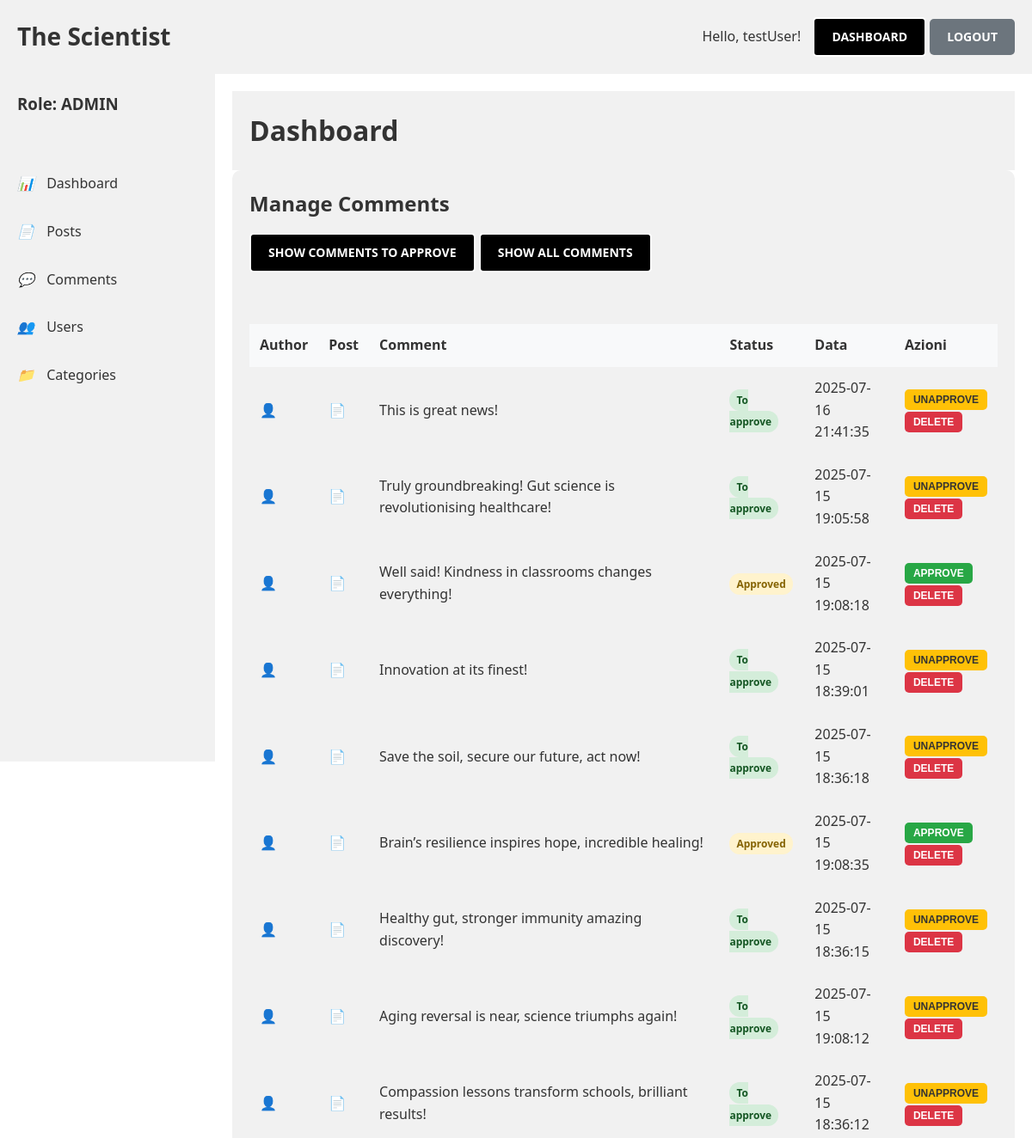
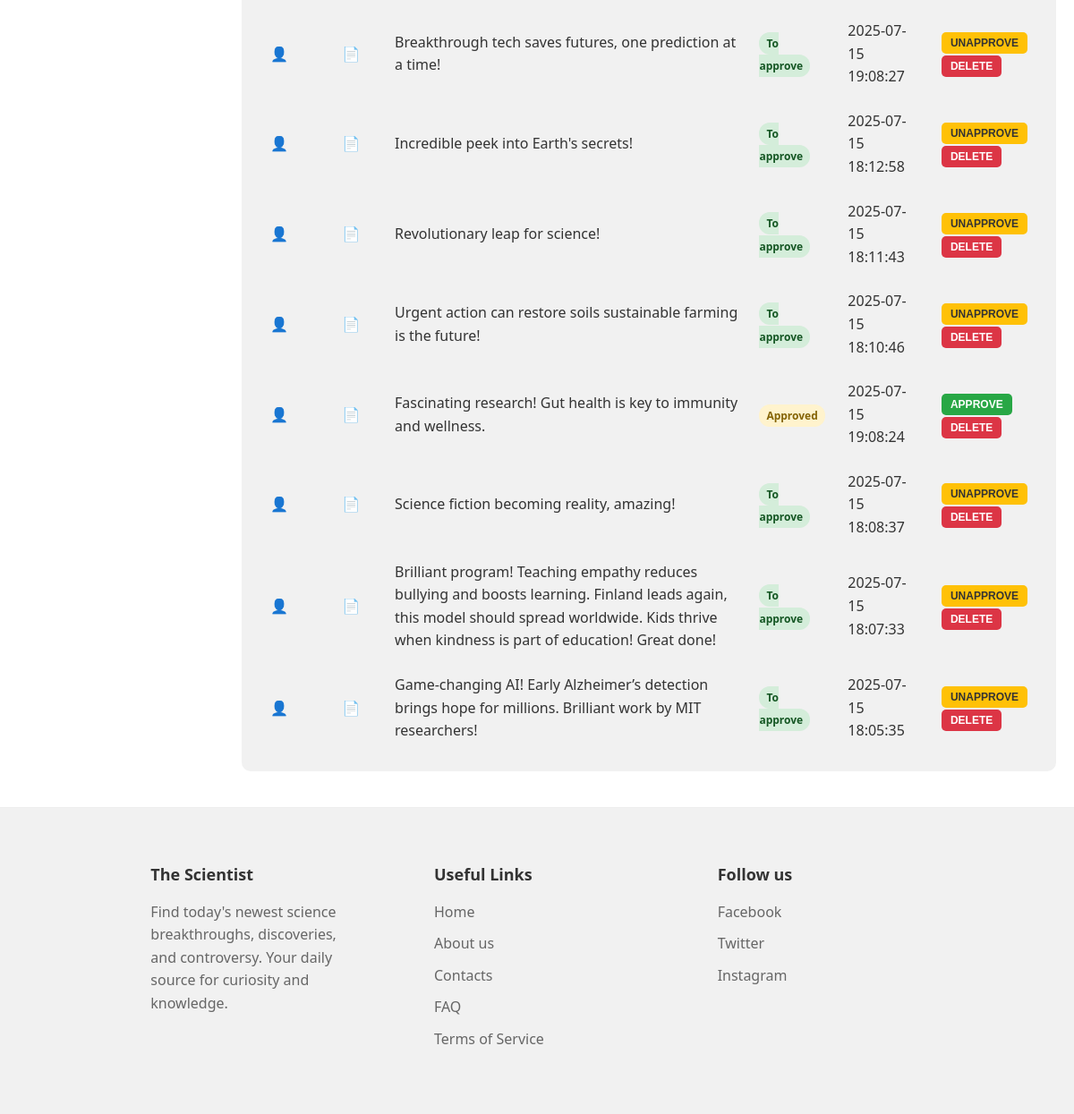
Page /dashboard/comments (signed in) on the committed database (2 pictures, top to bottom).
### tables this page shows
CREATE TABLE `comments` (
  `id` int NOT NULL AUTO_INCREMENT,
  `content` varchar(255) DEFAULT NULL,
  `status` enum('pending','approved') DEFAULT 'pending',
  `created_at` datetime DEFAULT NULL,
  `updated_at` datetime DEFAULT NULL,
  `user_id` int NOT NULL,
  `post_id` int NOT NULL,
  PRIMARY KEY (`id`,`user_id`,`post_id`),
  KEY `fk_comments_users1_idx` (`user_id`),
  KEY `fk_comments_posts1_idx` (`post_id`),
  CONSTRAINT `fk_comments_posts1` FOREIGN KEY (`post_id`) REFERENCES `posts` (`id`) ON DELETE CASCADE,
  CONSTRAINT `fk_comments_users1` FOREIGN KEY (`user_id`) REFERENCES `users` (`id`) ON DELETE CASCADE
);

### controllers/DashboardController.php (called while the page is built, shortened)
<?php
class DashboardController
{
  static function comments(Router $router)
  {
    $isAdmin = $_SESSION["role"] === "admin";
    $userId = $_SESSION["id"];
    $comments = [];
    if ($isAdmin) {
      $comments = Comment::getAll(["order" => "created_at desc"]);
    } else {
      $comments = Comment::where("user_id", $userId);
    }
    $router->render("dashboard/comments/all-comments", [
      "comments" => $comments
    ]);
  }
}

### public/index.php (called while the page is built, shortened)
<?php
$router = new Router();
$router->get("/home", [PageController::class, "index"]);
$router->get("/info", [PageController::class, "info"]);
$router->get("/about-us", [PageController::class, "aboutUs"]);
$router->get("/categories", [PageController::class, "byCategories"]);
$router->get("/dashboard", [DashboardController::class, "index"]);
$router->get("/dashboard/posts", [DashboardController::class, "posts"]);
$router->get("/dashboard/categories", [DashboardController::class, "categories"]);
$router->get("/dashboard/comments", [DashboardController::class, "comments"]);
$router->get("/dashboard/users", [DashboardController::class, "users"]);
$router->get("/dashboard/posts/create", [PostController::class, "createPost"]);
$router->post("/dashboard/posts/create", [PostController::class, "createPost"]);
$router->get("/dashboard/posts/edit", [PostController::class, "editPost"]);
$router->post("/dashboard/posts/edit", [PostController::class, "editPost"]);
$router->get("/dashboard/posts/delete", [PostController::class, "deletePost"]);
$router->get("/dashboard/categories/all", [CategoryController::class, "readAll"]);
$router->get("/dashboard/category/create", [CategoryController::class, "create"]);
$router->post("/dashboard/category/create", [CategoryController::class, "create"]);
$router->get("/dashboard/category/update", [CategoryController::class, "update"]);
$router->post("/dashboard/category/update", [CategoryController::class, "update"]);
$router->post("/dashboard/category/delete", [CategoryController::class, "delete"]);
$router->get("/blog/not-authorized", [PageController::class, "notAuthorized"]);
$router->get("/dashboard/comments/to-approve", [CommentController::class, "toApprove"]);
$router->post("/dashboard/comment/approve", [CommentController::class, "approve"]);
$router->post("/dashboard/comment/unapprove", [CommentController::class, "unapprove"]);
$router->post("/dashboard/comment/delete", [CommentController::class, "delete"]);
$router->get("/dashboard/users/create", [userController::class, "createUser"]);
$router->post("/dashboard/users/create", [userController::class, "createUser"]);
$router->get("/dashboard/users/edit", [userController::class, "editUser"]);
$router->post("/dashboard/users/edit", [userController::class, "editUser"]);
$router->post("/dashboard/users/delete", [userController::class, "deleteUser"]);
$router->post("/comment/create", [CommentController::class, "create"]);
$router->get("/comment/update", [CommentController::class, "update"]);
$router->post("/comment/update", [CommentController::class, "update"]);
$router->post("/comment/delete",[CommentController::class, "delete"]);
$router->get("/user", [userController::class, "findSingleUser"]);
$router->get("/post", [PostController::class, "findSinglePost"]);
$router->get("/post/all", [PostController::class, "readAll"]);
$router->get("/users/all", [UserController::class, "readAll"]);
$router->get("/sign-up", [SignUpController::class, "signUp"]);
$router->post("/sign-up", [SignUpController::class, "signUp"]);
$router->get("/blog/check-your-email", [SignUpController::class, "checkYouEmail"]);
$router->get("/blog/activate-user", [SignUpController::class, "activateUser"]);
 $router->get("/login", [AuthController::class, "login"]);
 $router->post("/login", [AuthController::class, "login"]);
 $router->get("/logout", [AuthController::class, "logout"]);
$router->checkRoutes();

### models/ActiveRecord/ActiveRecord.php (called while the page is built, shortened)
<?php
class ActiveRecord
{
  static $db;
  static $table;
  static function connect($connection)
  {
    self::$db = $connection;
  }
  static function getAll($options = []): array
  {
    $query = "SELECT * FROM " . static::$table;
    if (count($options) > 0) {
      $query .= isset($options["where"]) ? " WHERE " . $options["where"] : "";
      $query .= isset($options["order"]) ? " ORDER BY " . $options["order"] : "";
      $query .= isset($options["limit"]) ? " LIMIT " . $options["limit"] :  "";
    }
    $query .= ";";
    $res = self::$db->query($query)->fetch_all(MYSQLI_ASSOC);
    $results = [];
    foreach ($res as $row) {
      $results[] = self::createObject($row);
    }
    return $results;
  }
  static function createObject($entry)
  {
    $entity = new static;
    foreach ($entry as $key => $value) {
      if (property_exists($entity, $key)) {
        $entity->$key = $value;
      }
    }
    return $entity;
  }
  static function now(): string
  {
    return date('Y-m-d H:i:s');
  }
}

### models/Comment.php (called while the page is built, shortened)
<?php
class Comment extends ActiveRecord
{
  function __construct($args = [])
  {
    $this->status = "approved" ?? "";
  }
}

### views/pages/dashboard/comments/all-comments.php (the view, shortened to what this page needs)
<div class="dashboard">
  <?php require __DIR__ . "/../layout.php"; ?>
  <main class="main-content" id="mainContent">
    <header class="header">
      <div>
        <h1 id="pageTitle">Dashboard</h1>
      </div>
    </header>
    <section id="comments" class="content-section active">
      <div class="section-header">
        <h2>Manage Comments</h2>
        <div>
          <a href="/dashboard/comments/to-approve" class="btn btn-primary">Show comments to approve</a>
          <a href="/dashboard/comments" class="btn btn-primary">Show all comments</a>
        </div>
      </div>
      <div class="table-container">
        <table id="commentsTable">
          <thead>
            <tr>
              <th>Author</th>
              <th>Post</th>
              <th>Comment</th>
              <th>Status</th>
              <th>Data</th>
              <th>Azioni</th>
            </tr>
          </thead>
          <?php if (count($comments) > 0): ?>
            <tbody id="commentsTableBody">
              <?php foreach ($comments as $comment): ?>
                <tr>
                  <td>
                    <a href="/blog/users?id=<?php echo $comment->user_id ?>">
                      👤
                    </a>
                  </td>
                  <td>
                    <a href="/post?id=<?php echo $comment->post_id . "#" .  $comment->id ?>">
                      📄
                    </a>
                  </td>
                  <td><?php echo $comment->content ?> </td>
                  <td><span class="status-badge status-<?php echo $comment->status  ?>">
                      <?php echo $comment->status === 'pending' ? 'Approved' : 'To approve' ?></span></td>
                  <td>
                    <?php echo $comment->updated_at ?? $comment->created_at ?>
                  </td>
                  <td>
                    <?php if ($comment->status === "approved"): ?>
                      <form action="/dashboard/comment/unapprove" method="POST">
                        <button class="btn btn-small btn-warning">Unapprove</button>
                      </form>
                    <?php else: ?>
                      <form action="/dashboard/comment/approve" method="POST">
                        <button class="btn btn-small btn-success ">Approve</button>
                      </form>
                    <?php endif ?>
                    <form action="/dashboard/comment/delete" method="POST">
                      <button class="btn btn-small btn-danger ">Delete</button>
                    </form>
                  </td>
                </tr>
              <?php endforeach; ?>
            </tbody>
          <?php endif; ?>
        </table>
      </div>
    </section>
  </main>
</div>

### public/src/css/styles.css (style rules this page uses)
:root { --bg-primary: #ffffff; --bg-secondary: #f1f1f1; --text-primary: #333; --text-secondary: #666; --border-color: #eee; --shadow-color: rgba(0, 0, 0, 0.1); --accent-color: #17181e; --accent-hover-color: #4d5061; --sidebar-bg-start: #667eea; --sidebar-bg-end: #764ba2; --btn-primary-bg: #667eea; --btn-primary-hover-bg: #5a6fd8; --btn-secondary-bg: #6c757d; --btn-danger-bg: #dc3545; --btn-success-bg: #28a745; --btn-warning-bg: #ffc107; --table-header-bg: #f8f9fa; --table-row-hover-bg: #f8f9fa; --form-border: #ddd; --form-focus-shadow: rgba(102, 126, 234, 0.2); --stat-number-color: #667eea; --activity-post-bg: #667eea; --activity-comment-bg: #28a745; --activity-user-bg: #ffc107; --status-published-bg: #d4edda; --status-published-text: #155724; --status-draft-bg: #fff3cd; --status-draft-text: #856404; --status-active-bg: #d1ecf1; --status-active-text: #0c5460; --status-approved-bg: #d4edda; --status-approved-text: #155724; --status-pending-bg: #fff3cd; --status-pending-text: #856404; --status-inactive-bg: #f8d7da; --status-inactive-text: #721c24; }
* { margin: 0; padding: 0; box-sizing: border-box; }
body { font-family: "Segoe UI", Tahoma, Geneva, Verdana, sans-serif; background-color: var(--bg-primary); color: var(--text-primary); transition: background-color 0.3s ease, color 0.3s ease; line-height: 1.6; }
a { color: var(--accent-color); text-decoration: none; transition: color 0.3s ease; }
.status-badge { padding: 4px 8px; border-radius: 12px; font-size: 12px; font-weight: 600; width: fit-content; }
.status-approved { background: var(--status-approved-bg); color: var(--status-approved-text); }
.status-pending { background: var(--status-pending-bg); color: var(--status-pending-text); }
.header { background: var(--bg-secondary); padding: 20px; display: flex; flex-direction: column; gap: 15px; text-align: center; transition: background-color 0.3s ease, box-shadow 0.3s ease; }
.btn { padding: 10px 20px; border: none; border-radius: 5px; cursor: pointer; font-size: 14px; transition: all 0.3s ease; text-decoration: none; display: inline-block; text-transform: uppercase; font-weight: bold; }
.btn-primary { background: rgb(0, 0, 0); color: rgb(255, 255, 255); border: white solid 2px; }
.btn-danger { background: var(--btn-danger-bg); color: white; }
.btn-success { background: var(--btn-success-bg); color: white; }
.btn-warning { background: var(--btn-warning-bg); color: var(--text-primary); }
.btn-small { padding: 5px 10px; font-size: 12px; }
.dashboard { display: flex; min-height: 100vh; }
.main-content { flex: 1; margin-left: 0; padding: 20px; transition: margin-left 0.3s ease; }
.content-section { display: none; background: var(--bg-secondary); border-radius: 10px; overflow: hidden; transition: background-color 0.3s ease, box-shadow 0.3s ease; margin-bottom: 20px; }
.content-section.active { display: block; }
.section-header { padding: 20px; display: flex; flex-direction: column; gap: 15px; align-items: flex-start; transition: border-color 0.3s ease; }
.section-header h2 { color: var(--text-primary); font-size: 24px; }
.table-container { padding: 20px; overflow-x: auto; }
table { width: 100%; border-collapse: collapse; margin-top: 20px; }
th, td { padding: 12px; text-align: left; color: var(--text-primary); transition: border-color 0.3s ease, color 0.3s ease; }
th { background: var(--table-header-bg); font-weight: 600; transition: background-color 0.3s ease; }
.status-badge { padding: 4px 8px; border-radius: 12px; font-size: 12px; font-weight: 600; }
@media (min-width: 768px) { .header { flex-direction: row; justify-content: space-between; text-align: left; } }

### rows in the picture
comments: content "This is great news!", status "To approve", updated_at "2025-07-16 21:41:35"
comments: content "Truly groundbreaking! Gut science is revolutionising healthcare!", status "To approve", updated_at "2025-07-15 19:05:58"
comments: content "Well said! Kindness in classrooms changes everything!", status "Approved", updated_at "2025-07-15 19:08:18"
comments: content "Innovation at its finest!", status "To approve", updated_at "2025-07-15 18:39:01"
comments: content "Save the soil, secure our future, act now!", status "To approve", updated_at "2025-07-15 18:36:18"
comments: content "Brain’s resilience inspires hope, incredible healing!", status "Approved", updated_at "2025-07-15 19:08:35"
comments: content "Healthy gut, stronger immunity amazing discovery!", status "To approve", updated_at "2025-07-15 18:36:15"
comments: content "Aging reversal is near, science triumphs again!", status "To approve", updated_at "2025-07-15 19:08:12"
comments: content "Compassion lessons transform schools, brilliant results!", status "To approve", updated_at "2025-07-15 18:36:12"
comments: content "Breakthrough tech saves futures, one prediction at a time!", status "To approve", updated_at "2025-07-15 19:08:27"
comments: content "Incredible peek into Earth's secrets!", status "To approve", updated_at "2025-07-15 18:12:58"
comments: content "Revolutionary leap for science!", status "To approve", updated_at "2025-07-15 18:11:43"
comments: content "Urgent action can restore soils sustainable farming is the future!", status "To approve", updated_at "2025-07-15 18:10:46"
comments: content "Fascinating research! Gut health is key to immunity and wellness.", status "Approved", updated_at "2025-07-15 19:08:24"
comments: content "Science fiction becoming reality, amazing!", status "To approve", updated_at "2025-07-15 18:08:37"
comments: content "Brilliant program! Teaching empathy reduces bullying and boosts learning. Finland leads again, this model should spread worldwide. Kids thrive when kindness is part of education! Great done!", status "To approve", updated_at "2025-07-15 18:07:33"
comments: content "Game-changing AI! Early Alzheimer’s detection brings hope for millions. Brilliant work by MIT researchers!", status "To approve", updated_at "2025-07-15 18:05:35"

### other values in the picture
TITLE_SITE "The Scientist"
$_SESSION["user"] "testUser"
$_SESSION["role"] "ADMIN"
